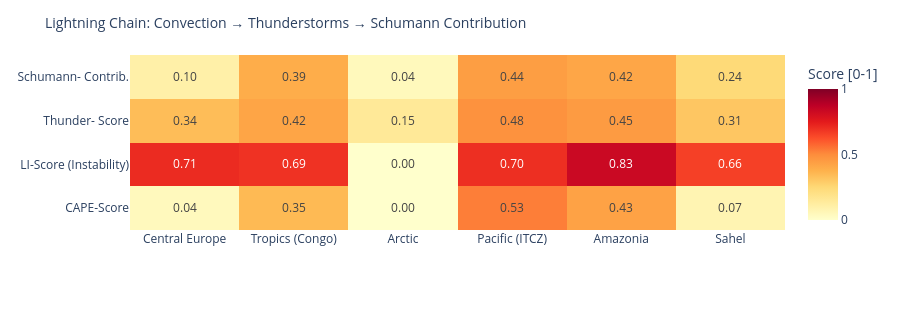

The cell this chart's notebook holds for it:
### Code cell
# ============================================================
# LIGHTNING CHAIN: Convection → Thunderstorms → Schumann
# Shows the causal chain per measurement point as heatmap
# ============================================================

def cape_score(v):
    """CAPE → normalized score [0,1]"""
    if v is None or pd.isna(v): return 0.0
    return min(1.0, float(v) / 3000)

def li_score(v):
    """Lifted Index: negative = unstable → score [0,1]"""
    if v is None or pd.isna(v): return 0.3
    return min(1.0, max(0.0, (-float(v) + 6) / 12))

def cloud_score(v):
    if v is None or pd.isna(v): return 0.3
    return float(v) / 100

def thunder_score(row):
    """Kombinierter Gewitterwahrscheinlichkeits-Score
    CAPE + LI + Bedeckung + WMO-Gewitter + konvektiver Niederschlag (showers)
    Hinweis: X-Ray und Kp sind kein Bestandteil – nur geomagn./solarer Kontext.
    """
    cs = cape_score(row.get('cape'))
    ls = li_score(row.get('li'))
    cl = cloud_score(row.get('cloud'))
    t  = 1.0 if row.get('thunderstorm') else 0.0
    # Convective precipitation (showers) as additional indicator
    sh = min(1.0, (row.get('showers') or 0) / 5.0)
    return round(cs * 0.30 + ls * 0.25 + cl * 0.15 + t * 0.20 + sh * 0.10, 3)

def schumann_contribution(t_score, lat):
    """Schumann contribution: higher in tropics (±30°), scaled by thunderstorm score"""
    lat_weight = max(0.3, 1.0 - abs(lat) / 60)
    return round(t_score * lat_weight, 3)

df_atm['cape_score']   = df_atm.apply(lambda r: cape_score(r['cape']), axis=1)
df_atm['li_score']     = df_atm.apply(lambda r: li_score(r['li']),    axis=1)
df_atm['thunder_score']= df_atm.apply(lambda r: thunder_score(r.to_dict()), axis=1)
df_atm['schumann_contribution'] = df_atm.apply(
    lambda r: schumann_contribution(r['thunder_score'], r['lat']), axis=1)

metrics = ['cape_score', 'li_score', 'thunder_score', 'schumann_contribution']
labels  = ['CAPE-Score', 'LI-Score\n(Instability)', 'Thunder-\nScore', 'Schumann-\nContrib.']
z_data  = [df_atm[m].tolist() for m in metrics]

fig = go.Figure(go.Heatmap(
    z=z_data,
    x=df_atm['point'].tolist(),
    y=labels,
    colorscale='YlOrRd',
    zmin=0, zmax=1,
    text=[[f'{v:.2f}' for v in row] for row in z_data],
    texttemplate='%{text}', textfont=dict(size=12),
    colorbar=dict(title='Score [0-1]')
))
fig.update_layout(
    title=dict(text='Lightning Chain: Convection → Thunderstorms → Schumann Contribution', font=dict(size=14)),
    height=310,
    plot_bgcolor='rgba(0,0,0,0)', paper_bgcolor='rgba(0,0,0,0)',
    margin=dict(l=130, r=80, t=55, b=80)
)
fig.show()

### Figure 1 — Plotly figure (JSON) as saved in the notebook; plotly's stock layout.template omitted (floating-point values rounded to 4 significant figures)
{"data": [{"colorbar": {"title": {"text": "Score [0-1]"}}, "colorscale": [[0.0, "rgb(255,255,204)"], [0.125, "rgb(255,237,160)"], [0.25, "rgb(254,217,118)"], [0.375, "rgb(254,178,76)"], [0.5, "rgb(253,141,60)"], [0.625, "rgb(252,78,42)"], [0.75, "rgb(227,26,28)"], [0.875, "rgb(189,0,38)"], [1.0, "rgb(128,0,38)"]], "text": [["0.04", "0.35", "0.00", "0.53", "0.43", "0.07"], ["0.71", "0.69", "0.00", "0.70", "0.83", "0.66"], ["0.34", "0.42", "0.15", "0.48", "0.45", "0.31"], ["0.10", "0.39", "0.04", "0.44", "0.42", "0.24"]], "textfont": {"size": 12}, "texttemplate": "%{text}", "type": "heatmap", "x": ["Central Europe", "Tropics (Congo)", "Arctic", "Pacific (ITCZ)", "Amazonia", "Sahel"], "y": ["CAPE-Score", "LI-Score\n(Instability)", "Thunder-\nScore", "Schumann-\nContrib."], "z": [[0.04333, 0.35, 0.0, 0.53, 0.43, 0.07333], [0.7083, 0.6917, 0.0, 0.7, 0.8333, 0.6583], [0.34, 0.42, 0.15, 0.484, 0.454, 0.311], [0.102, 0.392, 0.045, 0.444, 0.416, 0.244]], "zmax": 1, "zmin": 0}], "layout": {"height": 310, "margin": {"b": 80, "l": 130, "r": 80, "t": 55}, "paper_bgcolor": "rgba(0,0,0,0)", "plot_bgcolor": "rgba(0,0,0,0)", "title": {"font": {"size": 14}, "text": "Lightning Chain: Convection → Thunderstorms → Schumann Contribution"}}}
